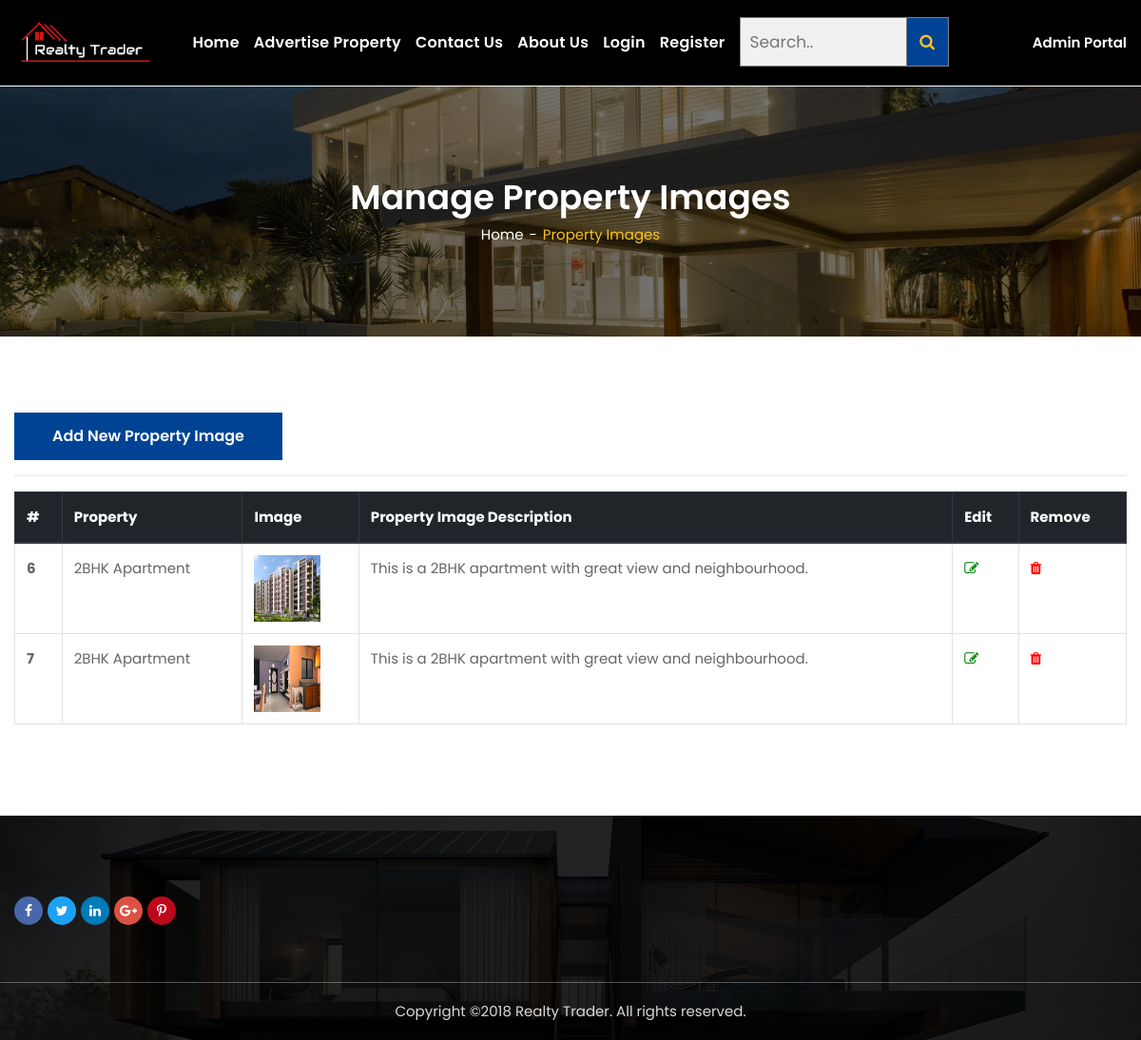
/userlistPropertyImage, run on the app's committed database.
### eproperty/models.py (models this page shows, shortened)
class PropertyImages(models.Model):
    propertyImageID = models.AutoField(primary_key=True)
    propertyID = models.ForeignKey(Property, on_delete=models.CASCADE)
    propertyImage = models.ImageField(default='', blank=True)
    propertyImageDescription = models.CharField(max_length=500)

class Property(models.Model):
    propertyID = models.IntegerField()
    propertyTitle = models.CharField(max_length=100)
    property_category = models.ForeignKey(PropertyCategory, on_delete=models.CASCADE)
    property_sector = models.ForeignKey(PropertySector, on_delete=models.CASCADE)
    property_facing = models.ForeignKey(PropertyFacing, on_delete=models.CASCADE)
    property_country = models.ForeignKey(Country, on_delete=models.CASCADE)
    property_province = models.ForeignKey(Province, on_delete=models.CASCADE)
    property_city = models.ForeignKey(City, on_delete=models.CASCADE)
    propertyStreet = models.CharField(max_length=200)
    propertyPostalCode = models.CharField(max_length=200)
    propertyStreetNumber = models.CharField(max_length=200)
    propertyConstructionDate = models.DateField()
    propertyRegistrationDate = models.DateField()
    propertyNoOfHalls = models.IntegerField()
    propertyNoOfBedRooms = models.IntegerField()
    propertyNoOfBathRooms = models.FloatField()
    propertyNoOfFloors = models.IntegerField()
    propertyTotalArea = models.FloatField()
    propertyAskingPrice = models.DecimalField(max_digits=10, decimal_places=2)
    propertySellingPrice = models.DecimalField(max_digits=10, decimal_places=2)
    def __str__(self):
        return self.propertyTitle

### eproperty/views.py (the view)
# urls.py: path('userlistPropertyImage', views.userlistPropertyImage, name='userlistPropertyImage'),
def userlistPropertyImage(request):
    properties_images = PropertyImages.objects.all()
    return render(request, 'home/userlistPropertyImage.html', {'properties_images': properties_images})

### templates/home/userlistPropertyImage.html (shortened to what this page needs)
{% extends 'home/base.html' %}
{% block client %}
    <div class="page-banner-section section">
        <div class="container">
            <div class="row">
                <div class="col">
                    <h1 class="page-banner-title">Manage Property Images</h1>
                    <ul class="page-breadcrumb">
                        <li><a href="{% url 'home' %}">Home</a></li>
                        <li class="active">Property Images</li>
                    </ul>
                </div>
            </div>
        </div>
    </div>
    <div class="login-register-section section pt-100 pt-lg-80 pt-md-70 pt-sm-60 pt-xs-50 pb-100 pb-lg-80 pb-md-70 pb-sm-60 pb-xs-50">
        <div class="container">
            <div class="row">
                <div class="col-lg-12 col-md-12 col-12 ml-auto mr-auto ">
                    <a class="btn btn-primary" href="{% url 'useraddPropertyImage' %}">Add New Property Image</a>
                    <hr>
                    <table class="table table-bordered table-hover">
                        <thead class="thead-dark">
                        <tr>
                            <th scope="col">#</th>
                            <th scope="col">Property</th>
                            <th scope="col">Image</th>
                            <th scope="col">Property Image Description</th>
                            <th scope="col">Edit</th>
                            <th scope="col">Remove</th>
                        </tr>
                        </thead>
                        <tbody>
                        {% if properties_images != '' %}
                            {% for property_image in properties_images %}
                                <tr>
                                    <th scope="row">{{ property_image.propertyImageID }}</th>
                                    <td>{{ property_image.propertyID }}</td>
                                    <td><img src="/media/{{ property_image.propertyImage }}" width="70" height="70"/>
                                    </td>
                                    <td>{{ property_image.propertyImageDescription }}</td>
                                    <td><a href="{% url "usereditPropertyImage" property_image.propertyImageID %}"><i
                                            style="color: green;"
                                            class="fa fa-edit"></i></a>
                                    </td>
                                    <td><a href="{% url "userdeletePropertyImage" property_image.propertyImageID %}"><i
                                            style="color: red;"
                                            class="fa fa-trash"></i></a>
                                    </td>
                                </tr>
                            {% endfor %}
                        {% endif %}
                        </tbody>
                    </table>
                </div>
            </div>
        </div>
    </div>
{% endblock %}

### data on the page
PropertyImages: propertyImageID "6", propertyID "2BHK Apartment", propertyImage (picture), propertyImageDescription "This is a 2BHK apartment with great view and neighbourhood."
PropertyImages: propertyImageID "7", propertyID "2BHK Apartment", propertyImage (picture), propertyImageDescription "This is a 2BHK apartment with great view and neighbourhood."
